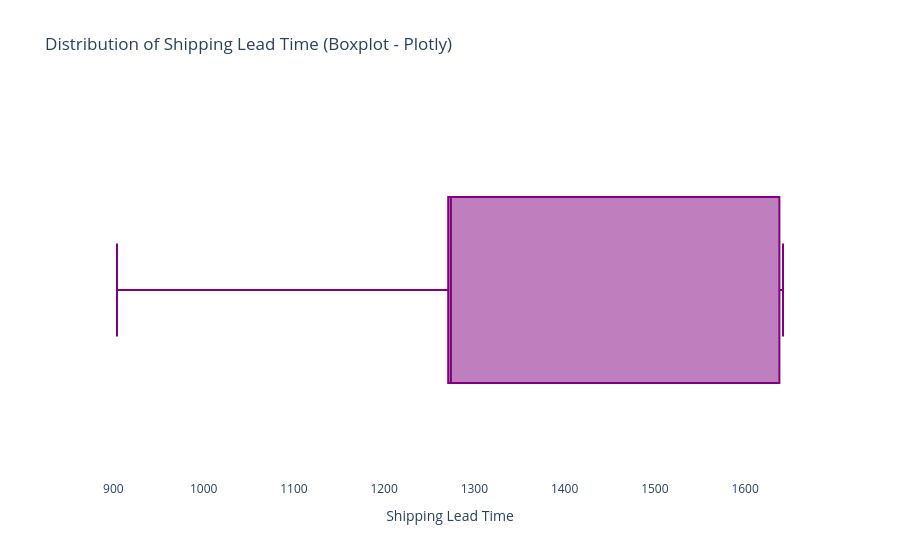

Notebook code cell kept with this figure:
### Code cell
fig_box = px.box(df, x='Shipping Lead Time',
                 title='Distribution of Shipping Lead Time (Boxplot - Plotly)',
                 color_discrete_sequence=['purple'])
fig_box.update_layout(plot_bgcolor='rgba(0,0,0,0)', paper_bgcolor='rgba(0,0,0,0)')
fig_box.show()

### Figure 1 — Plotly figure (JSON) as saved in the notebook; plotly's stock layout.template omitted (floating-point values rounded to 4 significant figures; data arrays with more than 128 entries replaced by an {"elided": "..."} marker saying what was removed)
{"data": [{"alignmentgroup": "True", "hovertemplate": "Shipping Lead Time=%{x}<extra></extra>", "legendgroup": "", "marker": {"color": "purple"}, "name": "", "notched": false, "offsetgroup": "", "orientation": "h", "showlegend": false, "type": "box", "x": {"elided": "10194 int values"}, "x0": " ", "xaxis": "x", "y0": " ", "yaxis": "y"}], "layout": {"boxmode": "group", "legend": {"tracegroupgap": 0}, "paper_bgcolor": "rgba(0,0,0,0)", "plot_bgcolor": "rgba(0,0,0,0)", "title": {"text": "Distribution of Shipping Lead Time (Boxplot - Plotly)"}, "xaxis": {"anchor": "y", "domain": [0, 1], "title": {"text": "Shipping Lead Time"}}, "yaxis": {"anchor": "x", "domain": [0, 1]}}}
